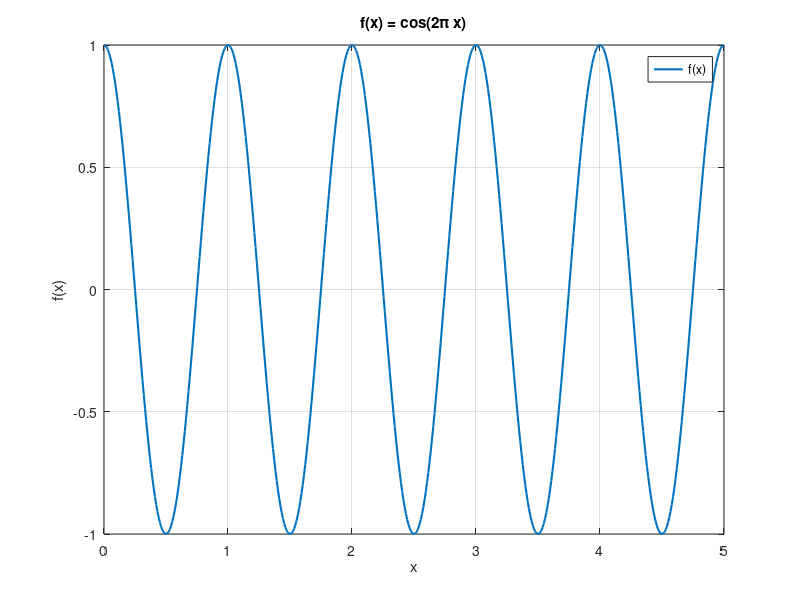
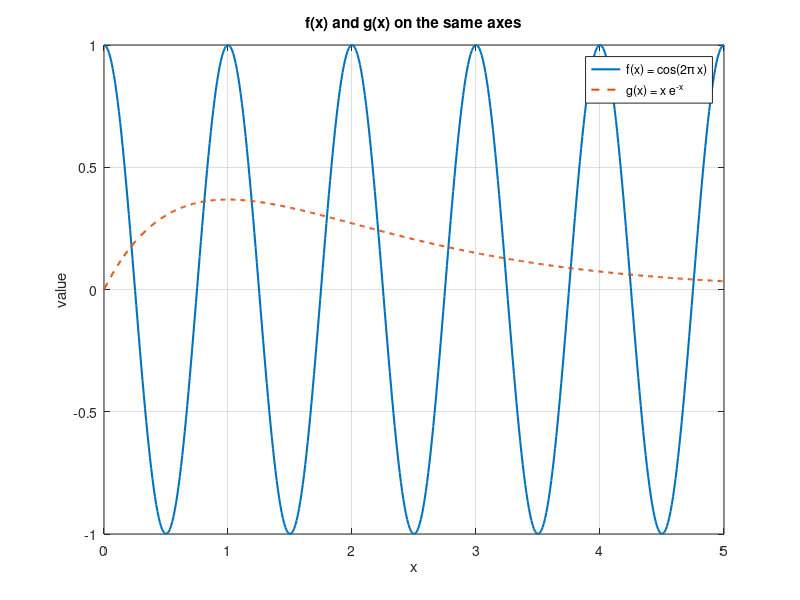
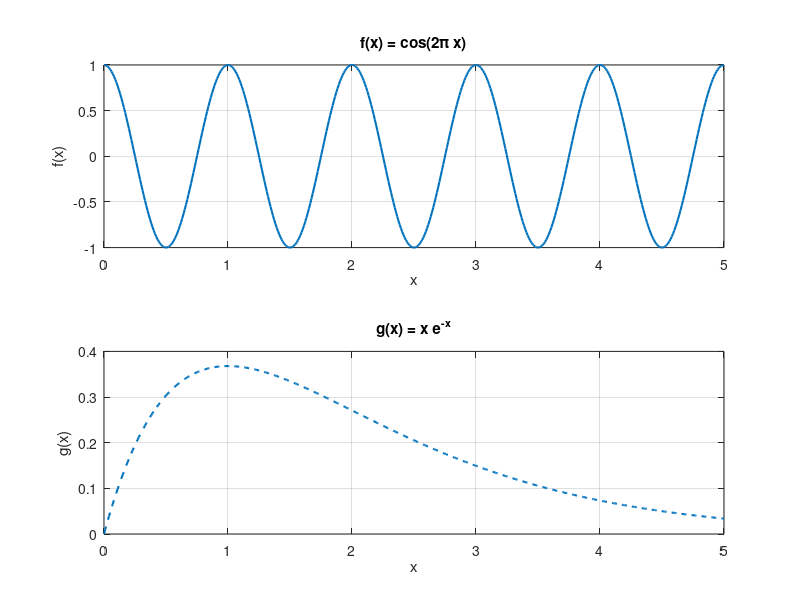

Write MATLAB code to recreate these figures, in order.
try
opengl software; % stable fallback path
set(groot,'DefaultFigureRenderer','painters'); % safest 2D renderer
set(groot,'DefaultFigureGraphicsSmoothing','off'); % avoid driver bugs
catch ME
warning("Graphics fallback setup failed: %s", ME.message);
end
%% --- Define domain and functions ---
x = linspace(0,5,500); % 500 evenly spaced points on [0, 5]
f = cos(2*pi*x); % f(x) = cos(2?x)
g = x .* exp(-x); % g(x) = x e^{-x}
%% 4.1 Plot f(x) with title, grid, and legend
figure('Renderer','painters'); % open a stable figure
plot(x, f, 'LineWidth', 1.5); % plot f(x)
title('f(x) = cos(2\pi x)');
xlabel('x'); ylabel('f(x)');
grid on;
legend('f(x)','Location','best');
%% 4.2 Plot f(x) and g(x) in the same figure
figure('Renderer','painters'); % new figure
plot(x, f, 'LineWidth', 1.5); hold on; % plot f(x), keep figure
plot(x, g, '--', 'LineWidth', 1.5); % plot g(x) with dashed line
title('f(x) and g(x) on the same axes');
xlabel('x'); ylabel('value');
grid on;
legend('f(x) = cos(2\pi x)', 'g(x) = x e^{-x}', 'Location','best');
hold off;
%% 4.3 Plot the same functions in two subplots of one figure
figure('Renderer','painters');
% Top subplot: f(x)
subplot(2,1,1);
plot(x, f, 'LineWidth', 1.5);
title('f(x) = cos(2\pi x)');
xlabel('x'); ylabel('f(x)');
grid on;
% Bottom subplot: g(x)
subplot(2,1,2);
plot(x, g, '--', 'LineWidth', 1.5);
title('g(x) = x e^{-x}');
xlabel('x'); ylabel('g(x)');
grid on;
